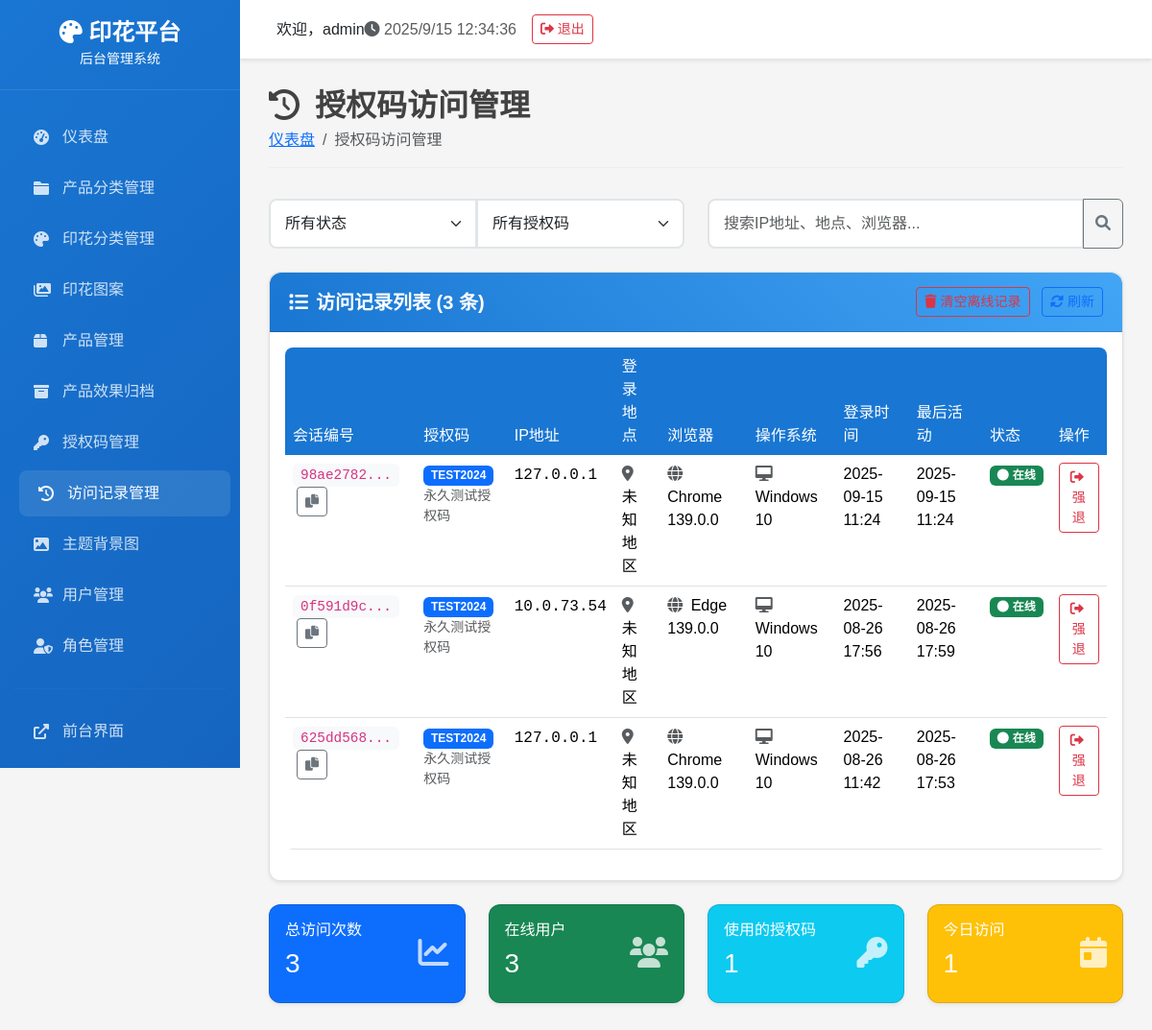
The app's page /admin/access-logs/ (signed in) with its own data.
### tables this page shows
CREATE TABLE access_logs (
        id INTEGER PRIMARY KEY AUTOINCREMENT,
        session_id TEXT NOT NULL,
        access_code TEXT NOT NULL,
        ip_address TEXT,
        location TEXT,
        browser TEXT,
        operating_system TEXT,
        login_time DATETIME DEFAULT CURRENT_TIMESTAMP,
        last_activity DATETIME DEFAULT CURRENT_TIMESTAMP,
        is_active BOOLEAN DEFAULT 1,
        logout_time DATETIME,
        FOREIGN KEY (access_code) REFERENCES access_codes (code)
    );

CREATE TABLE access_codes (
            id INTEGER PRIMARY KEY AUTOINCREMENT,
            code TEXT NOT NULL UNIQUE,
            description TEXT,
            start_date DATETIME,
            end_date DATETIME,
            is_active BOOLEAN DEFAULT 1,
            created_time DATETIME DEFAULT CURRENT_TIMESTAMP,
            usage_count INTEGER DEFAULT 0
        , expires_at DATETIME, max_uses INTEGER, used_count INTEGER DEFAULT 0);

### routes/admin/admin_access_logs_route.py (the view)
    def decorated_function(*args, **kwargs):
        from flask import session
        if 'admin_user_id' not in session:
            return redirect(url_for('login'))
        return f(*args, **kwargs)

### admin_app.py (called while the page is built)
@app.context_processor
def inject_permissions():
    return {
        'has_menu_permission': PermissionManager.has_menu_permission,
        'has_action_permission': PermissionManager.has_action_permission,
        'get_user_permissions': PermissionManager.get_user_permissions
    }

### backend/database.py (called while the page is built)
def get_db_connection():
    conn = sqlite3.connect(DATABASE_PATH)
    conn.row_factory = sqlite3.Row
    return conn

    @staticmethod
    def execute_query(query: str, params: tuple = ()) -> List[Dict[str, Any]]:
        conn = get_db_connection()
        cursor = conn.cursor()
        cursor.execute(query, params)
        results = [dict(row) for row in cursor.fetchall()]
        conn.close()
        return results

    @staticmethod
    def get_access_logs(access_code: str = None, active_only: bool = False) -> List[Dict[str, Any]]:
        query = '''
            SELECT al.*, ac.description as code_description
            FROM access_logs al
            LEFT JOIN access_codes ac ON al.access_code = ac.code
        '''
        params = []
        conditions = []
        if access_code:
            conditions.append("al.access_code = ?")
            params.append(access_code)
        if active_only:
            conditions.append("al.is_active = 1")
        if conditions:
            query += " WHERE " + " AND ".join(conditions)
        query += " ORDER BY al.login_time DESC"
        return DatabaseManager.execute_query(query, tuple(params))

### backend/permissions.py (called while the page is built)
    @staticmethod
    def has_menu_permission(menu_name):
        permissions = PermissionManager.get_user_permissions()
        return permissions.get('menus', {}).get(menu_name, False)

### routes/admin/admin_access_logs_route.py (called while the page is built)
def login_required(f):
    def decorated_function(*args, **kwargs):
        from flask import session
        if 'admin_user_id' not in session:
            return redirect(url_for('login'))
        return f(*args, **kwargs)
    decorated_function.__name__ = f.__name__
    return decorated_function

@access_logs_bp.route('/')
@login_required
def access_logs():
    try:
        access_logs = DatabaseManager.get_access_logs() or []
    except Exception as e:
        print(f"获取访问记录失败: {e}")
        access_logs = []
    return render_template('admin/access_logs.html', access_logs=access_logs)

### templates/admin/access_logs.html (shortened to what this page needs)
{% extends "admin/base.html" %}
{% block content %}
<div class="page-header">
    <h1><i class="fas fa-history me-3"></i>授权码访问管理</h1>
    <nav aria-label="breadcrumb">
        <ol class="breadcrumb">
            <li class="breadcrumb-item"><a href="{{ url_for('index') }}">仪表盘</a></li>
            <li class="breadcrumb-item active">授权码访问管理</li>
        </ol>
    </nav>
</div>
<div class="row mb-4">
    <div class="col-md-6">
        <div class="input-group">
            <select class="form-select" id="statusFilter">
                <option value="">所有状态</option>
            </select>
            <select class="form-select" id="codeFilter">
                <option value="">所有授权码</option>
                {% set unique_codes = [] %}
            </select>
        </div>
    </div>
    <div class="col-md-6">
        <div class="input-group">
            <input type="text" class="form-control" id="searchInput" placeholder="搜索IP地址、地点、浏览器...">
            <button class="btn btn-outline-secondary" type="button">
                <i class="fas fa-search"></i>
            </button>
        </div>
    </div>
</div>
<div class="card">
    <div class="card-header d-flex justify-content-between align-items-center">
        <h5><i class="fas fa-list me-2"></i>访问记录列表 ({{ access_logs|length }} 条)</h5>
        <div>
            <button class="btn btn-outline-danger btn-sm me-2" onclick="clearOfflineLogs()">
                <i class="fas fa-trash me-1"></i>清空离线记录
            </button>
            <button class="btn btn-outline-primary btn-sm" onclick="refreshLogs()">
                <i class="fas fa-sync-alt me-1"></i>刷新
            </button>
        </div>
    </div>
    <div class="card-body">
        {% if access_logs %}
        <div class="table-responsive">
            <table class="table table-hover">
                <thead>
                    <tr>
                        <th>会话编号</th>
                        <th>授权码</th>
                        <th>IP地址</th>
                        <th>登录地点</th>
                        <th>浏览器</th>
                        <th>操作系统</th>
                        <th>登录时间</th>
                        <th>最后活动</th>
                        <th>状态</th>
                        <th>操作</th>
                    </tr>
                </thead>
                <tbody id="logsTable">
                    {% for log in access_logs %}
                    <tr class="log-item" data-code="{{ log.access_code|lower }}" data-status="{{ log.is_active }}" data-search="{{ (log.ip_address + ' ' + log.location + ' ' + log.browser + ' ' + log.operating_system)|lower }}">
                        <td>
                            <code class="bg-light px-2 py-1 rounded">{{ log.session_id[:8] }}...</code>
                            <button class="btn btn-sm btn-outline-secondary ms-1" onclick="copyToClipboard('{{ log.session_id }}')">
                                <i class="fas fa-copy"></i>
                            </button>
                        </td>
                        <td>
                            <span class="badge bg-primary">{{ log.access_code }}</span>
                            {% if log.code_description %}
                                <small class="text-muted d-block">{{ log.code_description }}</small>
                            {% endif %}
                        </td>
                        <td>
                            <span class="text-monospace">{{ log.ip_address or '未知' }}</span>
                        </td>
                        <td>
                            <i class="fas fa-map-marker-alt text-muted me-1"></i>
                            {{ log.location or '未知地区' }}
                        </td>
                        <td>
                            <i class="fas fa-globe text-muted me-1"></i>
                            {{ log.browser or '未知浏览器' }}
                        </td>
                        <td>
                            <i class="fas fa-desktop text-muted me-1"></i>
                            {{ log.operating_system or '未知系统' }}
                        </td>
                        <td>
                            {% if log.login_time %}
                                {% if log.login_time is string %}
                                    {{ log.login_time[:16] }}
                                {% else %}
                                    {{ log.login_time.strftime('%Y-%m-%d %H:%M') }}
                                {% endif %}
                            {% else %}
                                未知
                            {% endif %}
                        </td>
                        <td>
                            {% if log.last_activity %}
                                {% if log.last_activity is string %}
                                    {{ log.last_activity[:16] }}
                                {% else %}
                                    {{ log.last_activity.strftime('%Y-%m-%d %H:%M') }}
                                {% endif %}
                            {% else %}
                                未知
                            {% endif %}
                        </td>
                        <td>
                            {% if log.is_active %}
                                <span class="badge bg-success">
                                    <i class="fas fa-circle me-1"></i>在线
                                </span>
                            {% endif %}
                        </td>
                        <td>
                            {% if log.is_active %}
                                <button class="btn btn-sm btn-outline-danger" onclick="forceLogout({{ log.id }})">
                                    <i class="fas fa-sign-out-alt me-1"></i>强退
                                </button>
                            {% else %}
                                <span class="text-muted">已离线</span>
                            {% endif %}
                        </td>
                    </tr>
                    {% endfor %}
                </tbody>
            </table>
        </div>
        {% else %}
        <div class="text-center py-5">
            <i class="fas fa-history fa-3x text-muted mb-3"></i>
            <h5 class="text-muted">暂无访问记录</h5>
            <p class="text-muted">当用户通过授权码登录时，访问记录将显示在这里</p>
        </div>
        {% endif %}
    </div>
</div>
<div class="row mt-4">
    <div class="col-md-3">
        <div class="card bg-primary text-white">
            <div class="card-body">
                <div class="d-flex justify-content-between">
                    <div>
                        <h6 class="card-title">总访问次数</h6>
                        <h3>{{ access_logs|length }}</h3>
                    </div>
                    <div class="align-self-center">
                        <i class="fas fa-chart-line fa-2x opacity-75"></i>
                    </div>
                </div>
            </div>
        </div>
    </div>
    <div class="col-md-3">
        <div class="card bg-success text-white">
            <div class="card-body">
                <div class="d-flex justify-content-between">
                    <div>
                        <h6 class="card-title">在线用户</h6>
                        <h3 id="onlineCount">0</h3>
                    </div>
                    <div class="align-self-center">
                        <i class="fas fa-users fa-2x opacity-75"></i>
                    </div>
                </div>
            </div>
        </div>
    </div>
    <div class="col-md-3">
        <div class="card bg-info text-white">
            <div class="card-body">
                <div class="d-flex justify-content-between">
                    <div>
                        <h6 class="card-title">使用的授权码</h6>
                        <h3 id="uniqueCodesCount">0</h3>
                    </div>
                    <div class="align-self-center">
                        <i class="fas fa-key fa-2x opacity-75"></i>
                    </div>
                </div>
            </div>
        </div>
    </div>
    <div class="col-md-3">
        <div class="card bg-warning text-white">
            <div class="card-body">
                <div class="d-flex justify-content-between">
                    <div>
                        <h6 class="card-title">今日访问</h6>
                        <h3 id="todayCount">0</h3>
                    </div>
                    <div class="align-self-center">
                        <i class="fas fa-calendar-day fa-2x opacity-75"></i>
                    </div>
                </div>
            </div>
        </div>
    </div>
</div>
{% endblock %}

### templates/admin/base.html (style rules this page uses)
:root { --primary-color: #1976d2; --secondary-color: #424242; --success-color: #4caf50; --warning-color: #ff9800; --danger-color: #f44336; --sidebar-width: 250px; }
body { font-family: 'Microsoft YaHei', Arial, sans-serif; background-color: #f5f5f5; }
.page-header { margin-bottom: 30px; }
.page-header h1 { color: var(--secondary-color); font-size: 2rem; font-weight: 600; margin: 0; }
.page-header .breadcrumb { background: none; padding: 0; margin: 5px 0 0 0; }
.card { border: none; border-radius: 12px; box-shadow: 0 2px 10px rgba(0,0,0,0.1); margin-bottom: 20px; }
.card-header { background: linear-gradient(45deg, var(--primary-color), #42a5f5); color: white; border-radius: 12px 12px 0 0 !important; padding: 15px 20px; }
.card-header h5 { margin: 0; font-weight: 600; }
.table { border-radius: 8px; overflow: hidden; }
.table thead th { background: var(--primary-color); color: white; border: none; font-weight: 500; }
.form-control, .form-select { border-radius: 8px; border: 2px solid #e1e5e9; padding: 12px 15px; }

### templates/admin/access_logs.html (style rules this page uses)
.page-header { margin-bottom: 2rem; padding-bottom: 1rem; border-bottom: 1px solid #eee; }
.table th { background-color: #f8f9fa; border-top: none; font-weight: 600; }
.log-item { transition: all 0.2s ease; }
.badge { font-size: 0.75rem; }
code { font-family: 'Courier New', monospace; font-size: 0.9rem; }
.text-monospace { font-family: 'Courier New', monospace; }
.card { box-shadow: 0 0.125rem 0.25rem rgba(0, 0, 0, 0.075); border: 1px solid rgba(0, 0, 0, 0.125); }
.opacity-75 { opacity: 0.75; }

### records on screen
access_logs: session_id "98ae2782", access_code "TEST2024", code_description "永久测试授权码", ip_address "127.0.0.1", location "未知地区", browser "Chrome 139.0.0", operating_system "Windows 10", login_time "2025-09-15 11:24", last_activity "2025-09-15 11:24", is_active True (drawn)
access_logs: session_id "0f591d9c", access_code "TEST2024", code_description "永久测试授权码", ip_address "10.0.73.54", location "未知地区", browser "Edge 139.0.0", operating_system "Windows 10", login_time "2025-08-26 17:56", last_activity "2025-08-26 17:59", is_active True (drawn)
access_logs: session_id "625dd568", access_code "TEST2024", code_description "永久测试授权码", ip_address "127.0.0.1", location "未知地区", browser "Chrome 139.0.0", operating_system "Windows 10", login_time "2025-08-26 11:42", last_activity "2025-08-26 17:53", is_active True (drawn)

### other values on screen
{{ session.admin_username or 'Admin' }} "admin"
{{ access_logs|length }} "3"
